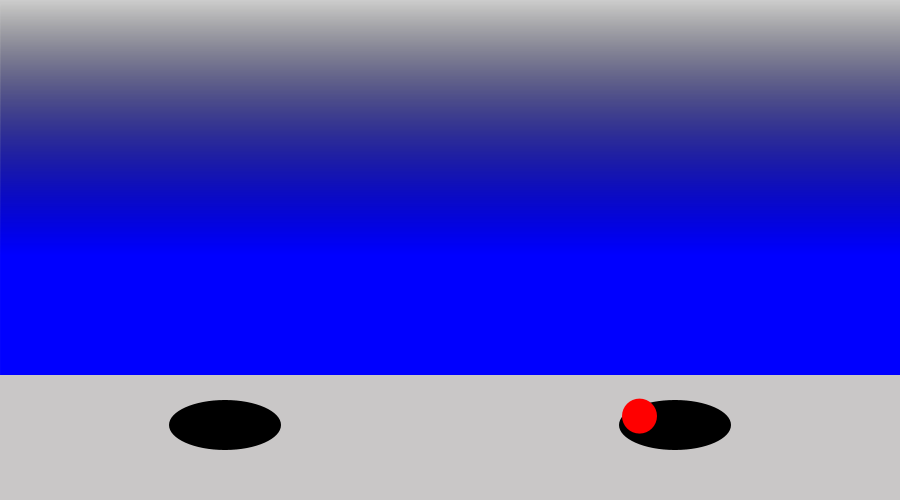
Frame 1 (no input)
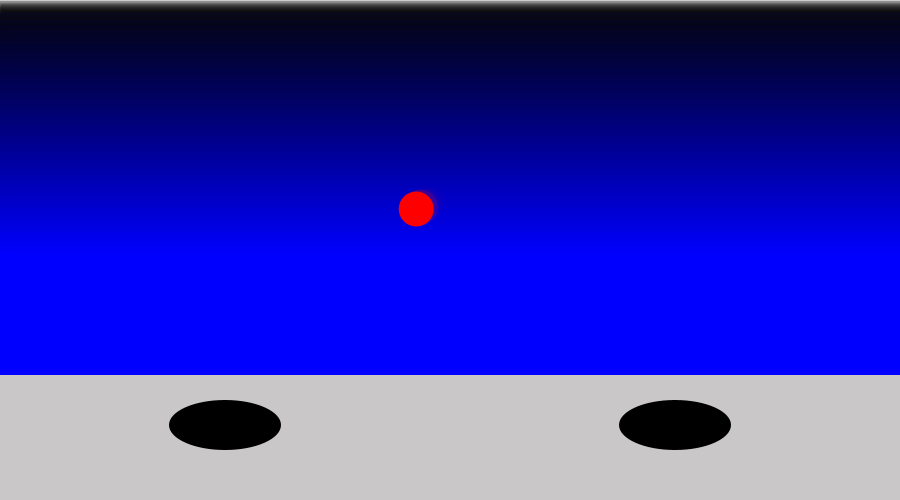
Frame 60 (the mouse pressed at the canvas centre just before this capture)
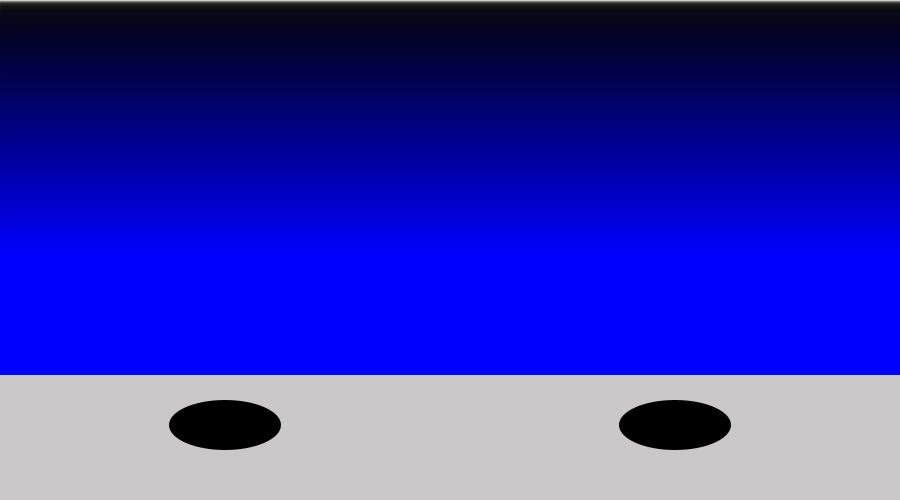
Frame 120 (the mouse held since frame 60 and released just before this capture)

The Processing sketch that drew these frames (run headless with seeded random() and noise(); from frame 60 on, the mouse is pressed at the canvas centre):

// Processing sketch: fish_in_class
// ── fish_in_class.pde
//declare class
fish myfish;
hole holes;


void setup(){
  size(900, 500);
  fill(200, 200, 200);
  background();
  stroke(255);
  float holezone = height*.75;
  float dangerzone = height*.25;
  myfish= new fish((width/1.4), (holezone+(height/10)));
  holes = new hole((width/8), (height/10));
  
}

void draw(){
  background();
  myfish.display();
  holes.display();
  
  //curve ball
  float dangerzone = (height*.25);
  float holezone = (height*.75);
  float t = (frameCount/100.0)%10;
  
  smooth();
  noFill();
 
  float x2 = bezierPoint((width/1.4), (width/1.4)-(width/8), (width/1.4)-(width/4), (width/1.4)-(width/2), t);
  float y2 = bezierPoint( holezone+(height/10), dangerzone, dangerzone, holezone+(height/10), t);
 
 fill(255,0,0);
  ellipse(x2, y2, 35, 35);
 
}
// ── background.pde
void background(){//make background gradient with for loop
int r = 0;
int g = 0;
int b;
  
for( int i=0; i < height; i++){
  stroke(r, g, i, i);
  line(0, i, width, i);
  noStroke();
}

float holezone = height*.75;
fill(201, 199, 199);
rect(0, holezone, width, holezone);
}
// ── fish.pde
//create class 
class fish{
  float x;
  float y;
  
  //constructor
  fish(float _x, float _y){
    x = _x;
    y = _y;
  }
      
  //create function
  void display(){
  
    //900 500
  float fishw = (width/18);
  float fishh = (height/16.393);
  float tailw = (fishw/3.03);
  float tailh = (fishh/1.794);
    
  //body fish
  fill(125);
  bezier(x, y, x+(fishw/3.03), y+(fishh/1.848), x+(fishw/1.51), y+(fishh/1.848), x+fishw, y);
  bezier(x, y, x+(fishw/3.03), y-(fishh/1.848), x+(fishw/1.51), y-(fishh/1.848), x+fishw, y);
  //tail
  fill(0);
  triangle(x+fishw, y, x+(fishw+tailw), y-(tailh/2), x+(fishw+tailw), y+(tailh/2));
  //eye
  fill(159);
  ellipse(x+(fishw/3.84), y-(fishh/8.71), (fishw/10), (fishh/6.1));
  fill(0);
  ellipse(x+(fishw/3.84), y-(fishh/8.71), (fishw/33.3), (fishh/20.33));
}
}
// ── hole.pde
//create class
class hole{
  float hwidth;
  float hheight;
  
  //constructor
  hole(float _hwidth, float _hheight){
    hwidth = _hwidth;
    hheight = _hheight;
  }
  
  void display(){
    fill(0);
   float holezone = height*.75;

   for(float occurrence=(width/4); occurrence<=1500; occurrence+=(width/2)){
     ellipse(occurrence, holezone+(height/10), hwidth, hheight);
    }
}

}
